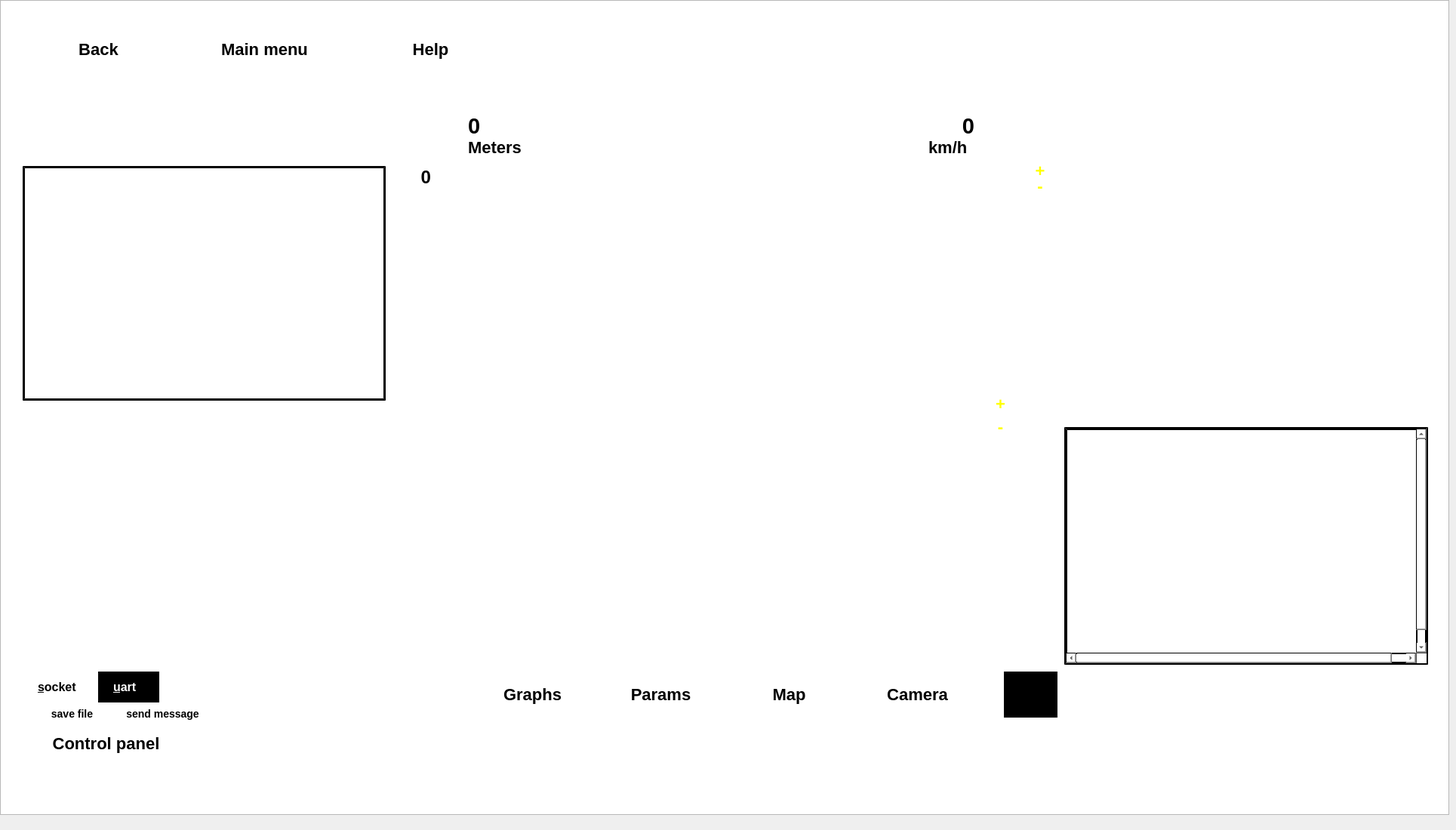
   <widget class="QWidget" name="telemetricPage">
    <widget class="QLabel" name="telemetricButtonsCells">
     <property name="geometry">
      <rect>
       <x>400</x>
       <y>1020</y>
       <width>61</width>
       <height>61</height>
      </rect>
     </property>
     <property name="styleSheet">
      <string notr="true"/>
     </property>
     <property name="text">
      <string/>
     </property>
    </widget>
    <widget class="QGraphicsView" name="telemetricBackground">
     <property name="geometry">
      <rect>
       <x>0</x>
       <y>0</y>
       <width>1920</width>
       <height>1080</height>
      </rect>
     </property>
     <property name="layoutDirection">
      <enum>Qt::LeftToRight</enum>
     </property>
     <property name="styleSheet">
      <string notr="true">border-image: url(:/pics/midle.svg);
</string>
     </property>
     <property name="interactive">
      <bool>false</bool>
     </property>
    </widget>
    <widget class="QLabel" name="telemetricErrorLabel">
     <property name="geometry">
      <rect>
       <x>820</x>
       <y>170</y>
       <width>161</width>
       <height>41</height>
      </rect>
     </property>
     <property name="styleSheet">
      <string notr="true">font-size:22px;
font:bold;
background-color: none;
border: none;
background-repeat: none;
color: rgb(255,0,0); </string>
     </property>
     <property name="text">
      <string/>
     </property>
    </widget>
    <widget class="QPushButton" name="telemetricGetPhoto">
     <property name="geometry">
      <rect>
       <x>1760</x>
       <y>970</y>
       <width>131</width>
       <height>91</height>
      </rect>
     </property>
     <property name="sizePolicy">
      <sizepolicy hsizetype="Minimum" vsizetype="Ignored">
       <horstretch>0</horstretch>
       <verstretch>0</verstretch>
      </sizepolicy>
     </property>
     <property name="cursor">
      <cursorShape>PointingHandCursor</cursorShape>
     </property>
     <property name="mouseTracking">
      <bool>true</bool>
     </property>
     <property name="autoFillBackground">
      <bool>false</bool>
     </property>
     <property name="styleSheet">
      <string notr="true">

#telemetricGetPhoto{
border-image: url(:/pics/camera1.svg);
background-color: transparent; 
border:none;
color :black; 
font-size: 22px;
font:bold;
}

#telemetricGetPhoto:hover {
border-image: url(:/pics/camera1Black.svg);

 background-color:black; 
color:black;
}
#telemetricGetPhoto:checked {
border-image: url(:/pics/camera1Black.svg);

 background-color:black; 
color: black;
}
</string>
     </property>
     <property name="text">
      <string/>
     </property>
    </widget>
    <widget class="QPushButton" name="telemetricTrajectoryButton">
     <property name="geometry">
      <rect>
       <x>960</x>
       <y>900</y>
       <width>171</width>
       <height>41</height>
      </rect>
     </property>
     <property name="cursor">
      <cursorShape>PointingHandCursor</cursorShape>
     </property>
     <property name="styleSheet">
      <string notr="true">
#telemetricTrajectoryButton{
background-color: transparent; 
border:none;
color :black; 
font-size: 22px;
font:bold;
}

#telemetricTrajectoryButton:hover {
 background-color:black; 
color:white;
}
#telemetricTrajectoryButton:pressed {
 background-color:grey; 
color: white;
}</string>
     </property>
     <property name="text">
      <string>Map</string>
     </property>
     <property name="checkable">
      <bool>true</bool>
     </property>
     <property name="checked">
      <bool>false</bool>
     </property>
    </widget>
    <widget class="QPushButton" name="menuRegimeTelemetric">
     <property name="geometry">
      <rect>
       <x>240</x>
       <y>40</y>
       <width>221</width>
       <height>51</height>
      </rect>
     </property>
     <property name="cursor">
      <cursorShape>PointingHandCursor</cursorShape>
     </property>
     <property name="styleSheet">
      <string notr="true">#menuRegimeTelemetric{
background-color: transparent; 
border:none;
color :black; 
font-size: 22px;
font:bold;
}

#menuRegimeTelemetric:hover {
 background-color:black; 
color:white;
}
#menuRegimeTelemetric:pressed {
 background-color:grey; 
color: white;
}</string>
     </property>
     <property name="text">
      <string>Main menu</string>
     </property>
    </widget>
    <widget class="QLabel" name="telemetricHeightInfo">
     <property name="geometry">
      <rect>
       <x>620</x>
       <y>150</y>
       <width>81</width>
       <height>31</height>
      </rect>
     </property>
     <property name="font">
      <font>
       <pointsize>-1</pointsize>
       <weight>75</weight>
       <italic>false</italic>
       <bold>true</bold>
      </font>
     </property>
     <property name="cursor">
      <cursorShape>ArrowCursor</cursorShape>
     </property>
     <property name="mouseTracking">
      <bool>true</bool>
     </property>
     <property name="tabletTracking">
      <bool>false</bool>
     </property>
     <property name="styleSheet">
      <string notr="true">font-size:22px;
font:bold;
background-color: none;
border: none;
background-repeat: none;
color:black; </string>
     </property>
     <property name="frameShape">
      <enum>QFrame::NoFrame</enum>
     </property>
     <property name="frameShadow">
      <enum>QFrame::Plain</enum>
     </property>
     <property name="text">
      <string>&lt;html&gt;&lt;head/&gt;&lt;body&gt;&lt;p&gt;&lt;span style=&quot; font-size:22pt;&quot;&gt;0&lt;/span&gt;&lt;/p&gt;&lt;/body&gt;&lt;/html&gt;</string>
     </property>
    </widget>
    <widget class="QPushButton" name="menuFlightTelemetric">
     <property name="geometry">
      <rect>
       <x>20</x>
       <y>40</y>
       <width>221</width>
       <height>51</height>
      </rect>
     </property>
     <property name="cursor">
      <cursorShape>PointingHandCursor</cursorShape>
     </property>
     <property name="styleSheet">
      <string notr="true">#menuFlightTelemetric{
background-color: transparent; 
border:none;
color :black; 
font-size: 22px;
font:bold;
}

#menuFlightTelemetric:hover {
 background-color:black; 
color:white;
}
#menuFlightTelemetric:pressed {
 background-color:grey; 
color: white;
}</string>
     </property>
     <property name="text">
      <string>Back</string>
     </property>
    </widget>
    <widget class="QLabel" name="telemetricSpeedInfo">
     <property name="geometry">
      <rect>
       <x>1230</x>
       <y>150</y>
       <width>61</width>
       <height>31</height>
      </rect>
     </property>
     <property name="font">
      <font>
       <pointsize>-1</pointsize>
       <weight>75</weight>
       <italic>false</italic>
       <bold>true</bold>
      </font>
     </property>
     <property name="cursor">
      <cursorShape>ArrowCursor</cursorShape>
     </property>
     <property name="mouseTracking">
      <bool>true</bool>
     </property>
     <property name="tabletTracking">
      <bool>false</bool>
     </property>
     <property name="styleSheet">
      <string notr="true">font-size:22px;
font:bold;
background-color: none;
border: none;
background-repeat: none;
color:black; </string>
     </property>
     <property name="frameShape">
      <enum>QFrame::NoFrame</enum>
     </property>
     <property name="frameShadow">
      <enum>QFrame::Plain</enum>
     </property>
     <property name="text">
      <string>&lt;html&gt;&lt;head/&gt;&lt;body&gt;&lt;p align=&quot;right&quot;&gt;&lt;span style=&quot; font-size:22pt;&quot;&gt;0&lt;/span&gt;&lt;/p&gt;&lt;/body&gt;&lt;/html&gt;</string>
     </property>
    </widget>
    <widget class="QPushButton" name="telemetricShowPhoto">
     <property name="geometry">
      <rect>
       <x>1130</x>
       <y>900</y>
       <width>171</width>
       <height>41</height>
      </rect>
     </property>
     <property name="cursor">
      <cursorShape>PointingHandCursor</cursorShape>
     </property>
     <property name="styleSheet">
      <string notr="true">
#telemetricShowPhoto{
background-color: transparent; 
border:none;
color :black; 
font-size: 22px;
font:bold;
}

#telemetricShowPhoto:hover {
 background-color:black; 
color:white;
}
#telemetricShowPhoto:pressed {
 background-color:grey; 
color: white;
}</string>
     </property>
     <property name="text">
      <string>Camera</string>
     </property>
     <property name="checkable">
      <bool>true</bool>
     </property>
    </widget>
    <widget class="QLabel" name="telemetricHeightLabel">
     <property name="geometry">
      <rect>
       <x>620</x>
       <y>180</y>
       <width>101</width>
       <height>31</height>
      </rect>
     </property>
     <property name="styleSheet">
      <string notr="true">font-size:22px;
font:bold;
background-color: none;
border: none;
background-repeat: none;
color:black; </string>
     </property>
     <property name="text">
      <string>Meters</string>
     </property>
    </widget>
    <widget class="QLabel" name="telemetricSpeedLabel">
     <property name="geometry">
      <rect>
       <x>1230</x>
       <y>180</y>
       <width>71</width>
       <height>31</height>
      </rect>
     </property>
     <property name="styleSheet">
      <string notr="true">font-size:22px;
font:bold;
background-color: none;
border: none;
background-repeat: none;
color:black; </string>
     </property>
     <property name="text">
      <string>km/h</string>
     </property>
    </widget>
    <widget class="QCustomPlot" name="telemetricSmallGraph" native="true">
     <property name="geometry">
      <rect>
       <x>30</x>
       <y>220</y>
       <width>481</width>
       <height>311</height>
      </rect>
     </property>
     <property name="cursor">
      <cursorShape>ArrowCursor</cursorShape>
     </property>
     <property name="mouseTracking">
      <bool>true</bool>
     </property>
     <property name="styleSheet">
      <string notr="true">background-color:transparent; 
color:black; 
font-size:18px;
font:bold;
border-style:outset;
border-width:3px;
border-color:black; 
</string>
     </property>
    </widget>
    <widget class="QLabel" name="telemetricErrorInfo">
     <property name="geometry">
      <rect>
       <x>1000</x>
       <y>170</y>
       <width>71</width>
       <height>41</height>
      </rect>
     </property>
     <property name="font">
      <font>
       <pointsize>-1</pointsize>
       <weight>75</weight>
       <italic>false</italic>
       <bold>true</bold>
      </font>
     </property>
     <property name="cursor">
      <cursorShape>ArrowCursor</cursorShape>
     </property>
     <property name="mouseTracking">
      <bool>true</bool>
     </property>
     <property name="tabletTracking">
      <bool>false</bool>
     </property>
     <property name="styleSheet">
      <string notr="true">font-size:20px;
font:bold;
background-color: none;
border: none;
background-repeat: none;
color: rgb(255,0,0); </string>
     </property>
     <property name="frameShape">
      <enum>QFrame::NoFrame</enum>
     </property>
     <property name="frameShadow">
      <enum>QFrame::Plain</enum>
     </property>
     <property name="text">
      <string>&lt;html&gt;&lt;head/&gt;&lt;body&gt;&lt;p align=&quot;right&quot;&gt;&lt;br/&gt;&lt;/p&gt;&lt;/body&gt;&lt;/html&gt;</string>
     </property>
    </widget>
    <widget class="QPushButton" name="telemetricWriteButton">
     <property name="geometry">
      <rect>
       <x>30</x>
       <y>930</y>
       <width>131</width>
       <height>31</height>
      </rect>
     </property>
     <property name="cursor">
      <cursorShape>PointingHandCursor</cursorShape>
     </property>
     <property name="styleSheet">
      <string notr="true">
#telemetricWriteButton:checked {
 background-color: rgb(107,165,216); 
color: rgb(0,244,255);
}
#telemetricWriteButton{
background-color: transparent; 
border:none;
color :black; 
font-size: 14px;
font:bold;
}

#telemetricWriteButton:hover {
 background-color:black; 
color:white;
}
#telemetricWriteButton:pressed {
 background-color:grey; 
color: white;
}</string>
     </property>
     <property name="text">
      <string>save file</string>
     </property>
    </widget>
    <widget class="QPushButton" name="telemetricShowButton">
     <property name="geometry">
      <rect>
       <x>790</x>
       <y>900</y>
       <width>171</width>
       <height>41</height>
      </rect>
     </property>
     <property name="cursor">
      <cursorShape>PointingHandCursor</cursorShape>
     </property>
     <property name="styleSheet">
      <string notr="true">
#telemetricShowButton{
background-color: transparent; 
border:none;
color :black; 
font-size: 22px;
font:bold;
}

#telemetricShowButton:hover {
 background-color:black; 
color:white;
}
#telemetricShowButton:pressed {
 background-color:grey; 
color: white;
}</string>
     </property>
     <property name="text">
      <string>Params</string>
     </property>
    </widget>
    <widget class="QLabel" name="telemetricGraphInfo">
     <property name="geometry">
      <rect>
       <x>510</x>
       <y>220</y>
       <width>61</width>
       <height>31</height>
      </rect>
     </property>
     <property name="font">
      <font>
       <pointsize>-1</pointsize>
       <weight>75</weight>
       <italic>false</italic>
       <bold>true</bold>
      </font>
     </property>
     <property name="cursor">
      <cursorShape>ArrowCursor</cursorShape>
     </property>
     <property name="mouseTracking">
      <bool>true</bool>
     </property>
     <property name="tabletTracking">
      <bool>false</bool>
     </property>
     <property name="styleSheet">
      <string notr="true">font-size:18px;
font:bold;
background-color: transparent; 
border: none;
background-repeat: none;
color:black; </string>
     </property>
     <property name="frameShape">
      <enum>QFrame::NoFrame</enum>
     </property>
     <property name="frameShadow">
      <enum>QFrame::Plain</enum>
     </property>
     <property name="text">
      <string>&lt;html&gt;&lt;head/&gt;&lt;body&gt;&lt;p align=&quot;right&quot;&gt;&lt;span style=&quot; font-size:18pt;&quot;&gt;0&lt;/span&gt;&lt;/p&gt;&lt;/body&gt;&lt;/html&gt;</string>
     </property>
    </widget>
    <widget class="QLabel" name="telemetricBigPhoto">
     <property name="geometry">
      <rect>
       <x>1330</x>
       <y>890</y>
       <width>71</width>
       <height>61</height>
      </rect>
     </property>
     <property name="sizePolicy">
      <sizepolicy hsizetype="Expanding" vsizetype="Expanding">
       <horstretch>0</horstretch>
       <verstretch>0</verstretch>
      </sizepolicy>
     </property>
     <property name="styleSheet">
      <string notr="true"> background-color: black; 
color:white;</string>
     </property>
     <property name="text">
      <string/>
     </property>
    </widget>
    <widget class="QPushButton" name="menuTelemetricReference">
     <property name="geometry">
      <rect>
       <x>460</x>
       <y>40</y>
       <width>221</width>
       <height>51</height>
      </rect>
     </property>
     <property name="cursor">
      <cursorShape>PointingHandCursor</cursorShape>
     </property>
     <property name="styleSheet">
      <string notr="true">#menuTelemetricReference{
background-color: transparent; 
border:none;
color :black; 
font-size: 22px;
font:bold;
}

#menuTelemetricReference:hover {
 background-color:black; 
color:white;
}
#menuTelemetricReference:pressed {
 background-color:grey; 
color: white;
}</string>
     </property>
     <property name="text">
      <string>Help</string>
     </property>
    </widget>
    <widget class="QPushButton" name="menuRemoteControl">
     <property name="geometry">
      <rect>
       <x>20</x>
       <y>960</y>
       <width>241</width>
       <height>51</height>
      </rect>
     </property>
     <property name="cursor">
      <cursorShape>PointingHandCursor</cursorShape>
     </property>
     <property name="styleSheet">
      <string notr="true">
#menuRemoteControl{
background-color: transparent; 
border:none;
color :black; 
font-size:22px;
font:bold;
}

#menuRemoteControl:hover {
 background-color:black; 
color:white;
}
#menuRemoteControl:pressed {
 background-color:grey; 
color: white;
}</string>
     </property>
     <property name="text">
      <string>Control panel</string>
     </property>
    </widget>
    <widget class="QPushButton" name="plusButton">
     <property name="geometry">
      <rect>
       <x>560</x>
       <y>520</y>
       <width>51</width>
       <height>51</height>
      </rect>
     </property>
     <property name="styleSheet">
      <string notr="true">
#plusButton{
border-image: url(:/pics/fullscreen1.svg);

background-color: transparent; 
border:none;
color :black; 
font-size: 22px;
font:bold;
}

#plusButton:hover {
border-image: url(:/pics/fullscreenWhite.svg);
 background-color:black; 
color:white;
}
#plusButton:pressed {
 background-color:grey; 
color: white;
}</string>
     </property>
     <property name="text">
      <string/>
     </property>
     <property name="checkable">
      <bool>false</bool>
     </property>
    </widget>
    <widget class="QPushButton" name="minusButton">
     <property name="geometry">
      <rect>
       <x>180</x>
       <y>520</y>
       <width>51</width>
       <height>51</height>
      </rect>
     </property>
     <property name="styleSheet">
      <string notr="true">

#minusButton{
border-image: url(:/pics/screen.svg);

background-color: transparent; 
border:none;
color :black; 
font-size: 22px;
font:bold;
}

#minusButton:hover {
border-image: url(:/pics/screenWhite.svg);
 background-color:black; 
color:white;
}
#minusButton:pressed {
 background-color:grey; 
color: white;
}</string>
     </property>
     <property name="text">
      <string/>
     </property>
     <property name="checkable">
      <bool>false</bool>
     </property>
    </widget>
    <widget class="QScrollArea" name="scrollAreaPic">
     <property name="geometry">
      <rect>
       <x>1410</x>
       <y>566</y>
       <width>482</width>
       <height>315</height>
      </rect>
     </property>
     <property name="styleSheet">
      <string notr="true">background-color:transparent; 
color:black; 
font-size:18px;
font:bold;
border-style:outset;
border-width:2px;
border-color:black; 
</string>
     </property>
     <property name="widgetResizable">
      <bool>false</bool>
     </property>
     <widget class="QWidget" name="scrollAreaWidgetContents_4">
      <property name="geometry">
       <rect>
        <x>0</x>
        <y>0</y>
        <width>483</width>
        <height>315</height>
       </rect>
      </property>
     </widget>
    </widget>
    <widget class="QWidget" name="picButtonPlace" native="true">
     <property name="geometry">
      <rect>
       <x>1810</x>
       <y>890</y>
       <width>81</width>
       <height>71</height>
      </rect>
     </property>
     <property name="styleSheet">
      <string notr="true"> background-color: transparent; </string>
     </property>
    </widget>
    <widget class="QGraphicsView" name="telemetricBackgroundBig">
     <property name="geometry">
      <rect>
       <x>0</x>
       <y>0</y>
       <width>1920</width>
       <height>1080</height>
      </rect>
     </property>
     <property name="layoutDirection">
      <enum>Qt::LeftToRight</enum>
     </property>
     <property name="styleSheet">
      <string notr="true">border-image: url(:/pics/BIGmidle.svg);</string>
     </property>
    </widget>
    <widget class="QScrollArea" name="scrollAreaButtons">
     <property name="geometry">
      <rect>
       <x>500</x>
       <y>1020</y>
       <width>81</width>
       <height>61</height>
      </rect>
     </property>
     <property name="styleSheet">
      <string notr="true">background-color:transparent;
border: none;</string>
     </property>
     <property name="widgetResizable">
      <bool>false</bool>
     </property>
     <widget class="QWidget" name="scrollAreaWidgetContents_8">
      <property name="geometry">
       <rect>
        <x>0</x>
        <y>0</y>
        <width>79</width>
        <height>59</height>
       </rect>
      </property>
     </widget>
    </widget>
    <widget class="QWidget" name="verticalLayoutWidget">
     <property name="geometry">
      <rect>
       <x>890</x>
       <y>1020</y>
       <width>131</width>
       <height>71</height>
      </rect>
     </property>
     <layout class="QVBoxLayout" name="verticalLayout"/>
    </widget>
    <widget class="QLabel" name="rocketPlace">
     <property name="geometry">
      <rect>
       <x>20</x>
       <y>1030</y>
       <width>111</width>
       <height>41</height>
      </rect>
     </property>
     <property name="styleSheet">
      <string notr="true"/>
     </property>
     <property name="text">
      <string/>
     </property>
    </widget>
    <widget class="QRadioButton" name="serverButton">
     <property name="geometry">
      <rect>
       <x>30</x>
       <y>890</y>
       <width>101</width>
       <height>41</height>
      </rect>
     </property>
     <property name="cursor">
      <cursorShape>PointingHandCursor</cursorShape>
     </property>
     <property name="mouseTracking">
      <bool>false</bool>
     </property>
     <property name="styleSheet">
      <string notr="true">
#serverButton:indicator{
background-color:transparent;
}

#serverButton{
background-color: transparent; 
border:none;
color :black; 
font-size: 16px;
font:bold;
}

#serverButton:hover {
 background-color:black; 
color:white;
}
#serverButton:checked {
 background-color:black; 
color: white;
}</string>
     </property>
     <property name="text">
      <string>&amp;socket</string>
     </property>
     <property name="checkable">
      <bool>true</bool>
     </property>
     <property name="checked">
      <bool>false</bool>
     </property>
     <attribute name="buttonGroup">
      <string notr="true">buttonGroup</string>
     </attribute>
    </widget>
    <widget class="QScrollArea" name="telemetricInfoScrollArea">
     <property name="geometry">
      <rect>
       <x>28</x>
       <y>566</y>
       <width>482</width>
       <height>315</height>
      </rect>
     </property>
     <property name="styleSheet">
      <string notr="true">background-color:transparent; 
color:black; 
font-size:18px;
font:bold;
border-style:outset;
border-width:3px;
border-color:transparent; 
</string>
     </property>
     <property name="widgetResizable">
      <bool>false</bool>
     </property>
     <widget class="QWidget" name="scrollAreaWidgetContents_11">
      <property name="geometry">
       <rect>
        <x>0</x>
        <y>0</y>
        <width>79</width>
        <height>59</height>
       </rect>
      </property>
     </widget>
    </widget>
    <widget class="QPushButton" name="clearInfoSmall">
     <property name="geometry">
      <rect>
       <x>510</x>
       <y>840</y>
       <width>41</width>
       <height>41</height>
      </rect>
     </property>
     <property name="styleSheet">
      <string notr="true">#clearInfoSmall{
border-image: url(:/pics/crossSmaller.svg);
background-color: transparent; 
border:none;
color :black; 
font-size: 22px;
font:bold;
}

#clearInfoSmall:hover {
border-image: url(:/pics/crossWhite.svg);
background-color: black;
color:black;
}
#clearInfoSmall:pressed {
 background-color:grey; 
color: white;
}</string>
     </property>
     <property name="text">
      <string/>
     </property>
    </widget>
    <widget class="QGraphicsView" name="telemetricSmallTrajectoryView">
     <property name="geometry">
      <rect>
       <x>970</x>
       <y>20</y>
       <width>51</width>
       <height>51</height>
      </rect>
     </property>
     <property name="styleSheet">
      <string notr="true">border:none;
 background-color: transparent; </string>
     </property>
    </widget>
    <widget class="QGraphicsView" name="telemetricBigTrajectory">
     <property name="geometry">
      <rect>
       <x>910</x>
       <y>20</y>
       <width>51</width>
       <height>51</height>
      </rect>
     </property>
     <property name="styleSheet">
      <string notr="true">border:none;
 background-color:transparent; </string>
     </property>
    </widget>
    <widget class="QPushButton" name="minTrajectory">
     <property name="geometry">
      <rect>
       <x>1353</x>
       <y>235</y>
       <width>50</width>
       <height>22</height>
      </rect>
     </property>
     <property name="styleSheet">
      <string notr="true">#minTrajectory{
background-color: transparent; 
border:none;
color :yellow; 
font-size: 22px;
font:bold;
}

#minTrajectory:hover {
 background-color: rgb(107,165,216); 
color: yellow;
}
#minTrajectory:pressed {
 background-color: rgb(107,165,216); 

}</string>
     </property>
     <property name="text">
      <string>-</string>
     </property>
    </widget>
    <widget class="QPushButton" name="maxTrajectory">
     <property name="geometry">
      <rect>
       <x>1353</x>
       <y>215</y>
       <width>50</width>
       <height>22</height>
      </rect>
     </property>
     <property name="styleSheet">
      <string notr="true">#maxTrajectory{
background-color: transparent; 
border:none;
color: yellow;
font-size: 22px;
font:bold;
}

#maxTrajectory:hover {
 background-color: rgb(107,165,216); 
color: yellow;
}
#maxTrajectory:pressed {
 background-color: rgb(107,165,216); 

}</string>
     </property>
     <property name="text">
      <string>+</string>
     </property>
    </widget>
    <widget class="QPushButton" name="bigMinTrajectory">
     <property name="geometry">
      <rect>
       <x>1295</x>
       <y>550</y>
       <width>61</width>
       <height>31</height>
      </rect>
     </property>
     <property name="styleSheet">
      <string notr="true">#bigMinTrajectory{
background-color: transparent; 
border:none;
color :yellow; 
font-size: 22px;
font:bold;
}

#bigMinTrajectory:hover {
 background-color: rgb(36,117,187); 
color: yellow;
}
#bigMinTrajectory:pressed {
 background-color: rgb(107,165,216); 

}</string>
     </property>
     <property name="text">
      <string>-</string>
     </property>
    </widget>
    <widget class="QPushButton" name="bigMaxTrajectory">
     <property name="geometry">
      <rect>
       <x>1295</x>
       <y>520</y>
       <width>61</width>
       <height>31</height>
      </rect>
     </property>
     <property name="styleSheet">
      <string notr="true">#bigMaxTrajectory{
background-color: transparent; 
border:none;
color: yellow;
font-size: 22px;
font:bold;
}

#bigMaxTrajectory:hover {
 background-color: rgb(36,117,187); 
color: yellow;
}
#bigMaxTrajectory:pressed {
 background-color: rgb(107,165,216); 

}</string>
     </property>
     <property name="text">
      <string>+</string>
     </property>
    </widget>
    <widget class="QWidget" name="formLayoutWidget">
     <property name="geometry">
      <rect>
       <x>1260</x>
       <y>10</y>
       <width>71</width>
       <height>51</height>
      </rect>
     </property>
     <layout class="QFormLayout" name="graphLayout"/>
    </widget>
    <widget class="QWidget" name="widgetForGraphLayout" native="true">
     <property name="geometry">
      <rect>
       <x>1340</x>
       <y>10</y>
       <width>51</width>
       <height>51</height>
      </rect>
     </property>
    </widget>
    <widget class="QScrollArea" name="graphWidgetArea">
     <property name="geometry">
      <rect>
       <x>1400</x>
       <y>10</y>
       <width>61</width>
       <height>51</height>
      </rect>
     </property>
     <property name="styleSheet">
      <string notr="true">background-color:transparent; 
color:black; 
font-size:18px;
font:bold;
border-style:outset;
border-width:3px;
border-color:transparent; 
</string>
     </property>
     <property name="widgetResizable">
      <bool>true</bool>
     </property>
     <widget class="QWidget" name="scrollAreaWidgetContents_2">
      <property name="geometry">
       <rect>
        <x>0</x>
        <y>0</y>
        <width>55</width>
        <height>45</height>
       </rect>
      </property>
     </widget>
    </widget>
    <widget class="QPushButton" name="graphClearButton">
     <property name="geometry">
      <rect>
       <x>1702</x>
       <y>520</y>
       <width>51</width>
       <height>51</height>
      </rect>
     </property>
     <property name="styleSheet">
      <string notr="true">#graphClearButton{
border-image: url(:/pics/crossSmaller.svg);
background-color: transparent; 
border:none;
color :black; 
font-size: 22px;
font:bold;
}

#graphClearButton:hover {
border-image: url(:/pics/crossWhite.svg);
background-color: black;
color:black;
}
#graphClearButton:pressed {
 background-color:grey; 
color: white;
}</string>
     </property>
     <property name="text">
      <string/>
     </property>
    </widget>
    <widget class="QPushButton" name="sendMessage">
     <property name="geometry">
      <rect>
       <x>160</x>
       <y>930</y>
       <width>111</width>
       <height>31</height>
      </rect>
     </property>
     <property name="styleSheet">
      <string notr="true">
#sendMessage:checked {
 background-color: rgb(107,165,216); 
color: rgb(0,244,255);
}
#sendMessage{
background-color: transparent; 
border:none;
color :black; 
font-size:14px;
font:bold;
}

#sendMessage:hover {
 background-color:black; 
color:white;
}
#sendMessage:pressed {
 background-color:grey; 
color: white;
}</string>
     </property>
     <property name="text">
      <string>send message</string>
     </property>
    </widget>
    <widget class="QRadioButton" name="uartButton">
     <property name="geometry">
      <rect>
       <x>130</x>
       <y>890</y>
       <width>81</width>
       <height>41</height>
      </rect>
     </property>
     <property name="cursor">
      <cursorShape>PointingHandCursor</cursorShape>
     </property>
     <property name="mouseTracking">
      <bool>false</bool>
     </property>
     <property name="styleSheet">
      <string notr="true">
#uartButton:indicator{
background-color:transparent;
}
#uartButton{
background-color: transparent; 
border:none;
color :black; 
font-size: 16px;
font:bold;
}

#uartButton:hover {
 background-color:black; 
color:white;
}
#uartButton:checked {
 background-color:black; 
color: white;
}</string>
     </property>
     <property name="text">
      <string>&amp;uart</string>
     </property>
     <property name="checkable">
      <bool>true</bool>
     </property>
     <property name="checked">
      <bool>true</bool>
     </property>
     <attribute name="buttonGroup">
      <string notr="true">buttonGroup</string>
     </attribute>
    </widget>
    <widget class="QPushButton" name="telemetricGraphButton">
     <property name="geometry">
      <rect>
       <x>620</x>
       <y>900</y>
       <width>171</width>
       <height>41</height>
      </rect>
     </property>
     <property name="sizeIncrement">
      <size>
       <width>0</width>
       <height>0</height>
      </size>
     </property>
     <property name="cursor">
      <cursorShape>PointingHandCursor</cursorShape>
     </property>
     <property name="styleSheet">
      <string notr="true">
#telemetricGraphButton{
background-color: transparent; 
border:none;
color :black; 
font-size: 22px;
font:bold;
}

#telemetricGraphButton:hover {
 background-color:black; 
color:white;
}
#telemetricGraphButton:pressed {
 background-color:grey; 
color: white;
}</string>
     </property>
     <property name="text">
      <string>Graphs</string>
     </property>
     <property name="checkable">
      <bool>true</bool>
     </property>
     <property name="checked">
      <bool>false</bool>
     </property>
    </widget>
    <widget class="QWidget" name="verticalLayoutWidget_3">
     <property name="geometry">
      <rect>
       <x>1530</x>
       <y>0</y>
       <width>261</width>
       <height>111</height>
      </rect>
     </property>
     <layout class="QVBoxLayout" name="layoutMap_3"/>
    </widget>
    <widget class="QWidget" name="verticalLayoutWidget_4">
     <property name="geometry">
      <rect>
       <x>1410</x>
       <y>210</y>
       <width>481</width>
       <height>281</height>
      </rect>
     </property>
     <layout class="QVBoxLayout" name="layoutMap_4"/>
    </widget>
    <zorder>telemetricBackgroundBig</zorder>
    <zorder>telemetricBackground</zorder>
    <zorder>telemetricErrorLabel</zorder>
    <zorder>telemetricGetPhoto</zorder>
    <zorder>telemetricTrajectoryButton</zorder>
    <zorder>menuRegimeTelemetric</zorder>
    <zorder>telemetricHeightInfo</zorder>
    <zorder>menuFlightTelemetric</zorder>
    <zorder>telemetricSpeedInfo</zorder>
    <zorder>telemetricShowPhoto</zorder>
    <zorder>telemetricHeightLabel</zorder>
    <zorder>telemetricSpeedLabel</zorder>
    <zorder>telemetricSmallGraph</zorder>
    <zorder>telemetricErrorInfo</zorder>
    <zorder>telemetricWriteButton</zorder>
    <zorder>telemetricShowButton</zorder>
    <zorder>telemetricGraphInfo</zorder>
    <zorder>telemetricButtonsCells</zorder>
    <zorder>menuTelemetricReference</zorder>
    <zorder>menuRemoteControl</zorder>
    <zorder>minusButton</zorder>
    <zorder>plusButton</zorder>
    <zorder>telemetricBigPhoto</zorder>
    <zorder>scrollAreaPic</zorder>
    <zorder>picButtonPlace</zorder>
    <zorder>scrollAreaButtons</zorder>
    <zorder>verticalLayoutWidget</zorder>
    <zorder>rocketPlace</zorder>
    <zorder>serverButton</zorder>
    <zorder>telemetricSmallTrajectoryView</zorder>
    <zorder>telemetricBigTrajectory</zorder>
    <zorder>minTrajectory</zorder>
    <zorder>maxTrajectory</zorder>
    <zorder>bigMinTrajectory</zorder>
    <zorder>bigMaxTrajectory</zorder>
    <zorder>formLayoutWidget</zorder>
    <zorder>widgetForGraphLayout</zorder>
    <zorder>graphWidgetArea</zorder>
    <zorder>graphClearButton</zorder>
    <zorder>sendMessage</zorder>
    <zorder>uartButton</zorder>
    <zorder>telemetricGraphButton</zorder>
    <zorder>telemetricInfoScrollArea</zorder>
    <zorder>clearInfoSmall</zorder>
    <zorder>verticalLayoutWidget_3</zorder>
    <zorder>verticalLayoutWidget_4</zorder>
   </widget>
